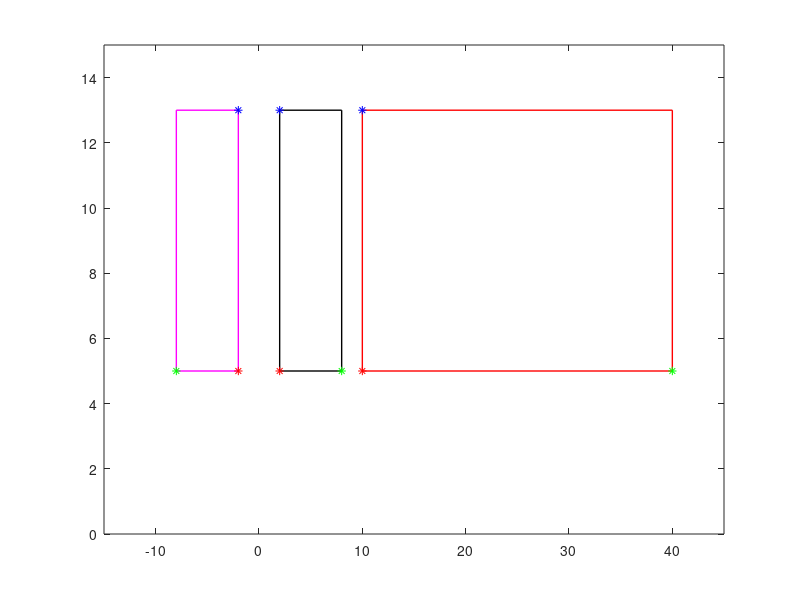

This chart was generated by the following MATLAB code:
% First, choose 2 vectors (note that in the code above these two vectors are (0, 0) and
% (1, 2)) the terminal points of which are used to form a rectangle. Plot this rectangle
% using code similar to that provided above. 

% Plot a rectangle with the vectors (2, 5) and (8, 13)
org_vector1 = [2;5];
org_vector2 = [8;13];
org_matrix = cat(2, org_vector1, org_vector2)
org_v = [org_matrix(1,1), org_matrix(1,2), org_matrix(1,2), org_matrix(1,1), org_matrix(1,1)];
org_z = [org_matrix(2,1), org_matrix(2,1), org_matrix(2,2), org_matrix(2,2), org_matrix(2,1)];
plot(org_v, org_z, 'k-', 'LineWidth', 1);
hold on;

% Plot red at the first vector, green at the second vector, and blue at the midpoint of the rectangle
P = [2 8 8 2;5 5 13 13];
plot(P(1,1),P(2,1),'r*');
plot(P(1,2),P(2,2),'g*');
plot(P(1,4),P(2,4),'b*');
axis([-15 45 0 15]);

% Then choose TWO different matrices each
% of which performs a single geometric operation of your choice. In both cases, multiply
% your 2 vectors by these matrices and plot the resulting rectangles. Include one plot in
% your report which shows your original rectangle and your two transformed rectangles.
% Include the matrices you used to do the transformation.

% Stretch in the x-direction by a factor of 5
xStretch_Operation = [5 0; 0 1]
xStretch_Result_matrix = xStretch_Operation * org_matrix
xStretch_Result_v = [xStretch_Result_matrix(1,1), xStretch_Result_matrix(1,2), xStretch_Result_matrix(1,2), xStretch_Result_matrix(1,1), xStretch_Result_matrix(1,1)]
xStretch_Result_z = [xStretch_Result_matrix(2,1), xStretch_Result_matrix(2,1), xStretch_Result_matrix(2,2), xStretch_Result_matrix(2,2), xStretch_Result_matrix(2,1)]
plot(xStretch_Result_v, xStretch_Result_z, 'r-', 'LineWidth', 1);
hold on;
% Plotting where the red, green, and blue points are
P = [10 40 40 10;5 5 13 13];
plot(P(1,1),P(2,1),'r*');
plot(P(1,2),P(2,2),'g*');
plot(P(1,4),P(2,4),'b*');

% Reflection across the y-axis
yReflect_Operation = [-1 0; 0 1]
yReflect_Result_Matrix = yReflect_Operation * org_matrix
yReflect_v = [yReflect_Result_Matrix(1,1), yReflect_Result_Matrix(1,2), yReflect_Result_Matrix(1,2), yReflect_Result_Matrix(1,1), yReflect_Result_Matrix(1,1)];
yReflect_z = [yReflect_Result_Matrix(2,1), yReflect_Result_Matrix(2,1), yReflect_Result_Matrix(2,2), yReflect_Result_Matrix(2,2), yReflect_Result_Matrix(2,1)];
plot(yReflect_v, yReflect_z, 'm-', 'LineWidth', 1);
hold on;
% Plotting where the red, green, and blue points are
P = [-2 -8 -8 -2;5 5 13 13];
plot(P(1,1),P(2,1),'r*');
plot(P(1,2),P(2,2),'g*');
plot(P(1,4),P(2,4),'b*');